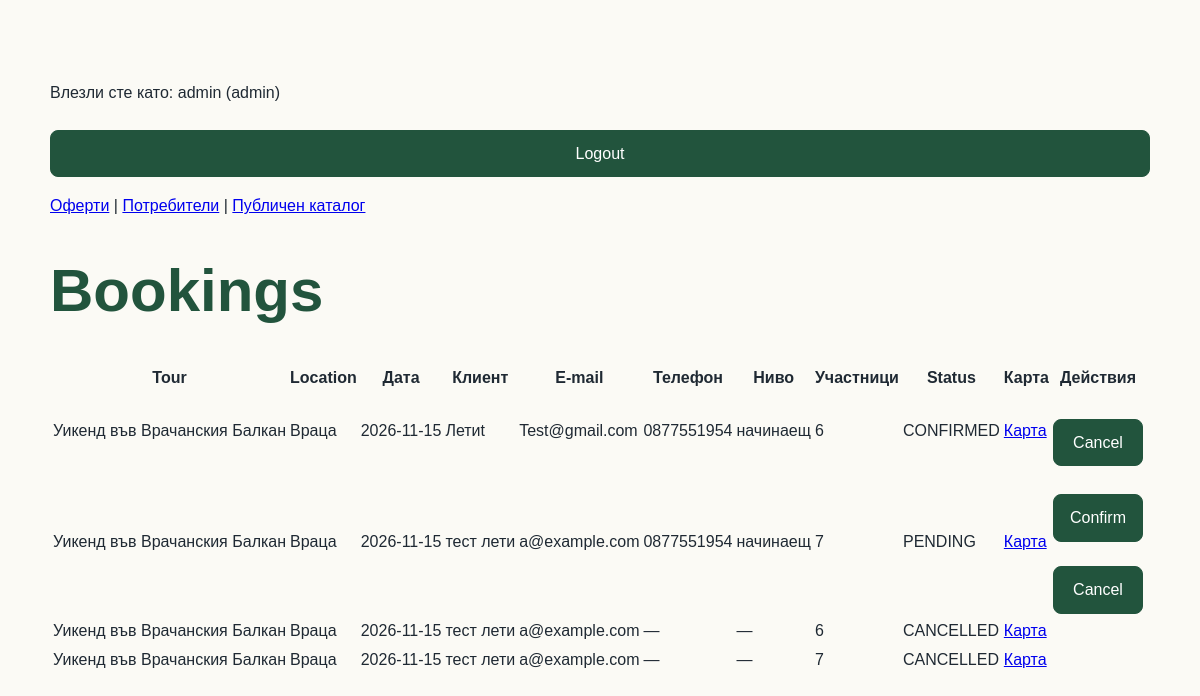
Screenshot of /admin/bookings (signed in) with the database file from the repository.
### tables this page shows
CREATE TABLE bookings (
                id INTEGER PRIMARY KEY AUTOINCREMENT,
                departure_id INTEGER NOT NULL,
                customer_name TEXT NOT NULL,
                email TEXT NOT NULL,
                participants INTEGER NOT NULL CHECK(participants > 0),
                status TEXT NOT NULL DEFAULT 'PENDING'
                    CHECK(status IN ('PENDING', 'CONFIRMED', 'CANCELLED')),
                created_at TEXT NOT NULL DEFAULT CURRENT_TIMESTAMP, phone TEXT, level TEXT, public_user_id INTEGER,
                FOREIGN KEY (departure_id)
                    REFERENCES tour_departures(id)
            );

CREATE TABLE tours (
                id INTEGER PRIMARY KEY AUTOINCREMENT,
                code TEXT NOT NULL UNIQUE,
                name TEXT NOT NULL,
                price REAL NOT NULL CHECK(price >= 0),
                is_active INTEGER NOT NULL DEFAULT 1
                    CHECK(is_active IN (0, 1))
            , location TEXT, description TEXT, capacity INTEGER, latitude REAL, longitude REAL, map_query TEXT, image_url TEXT, operator_id INTEGER);

CREATE TABLE tour_departures (
                id INTEGER PRIMARY KEY AUTOINCREMENT,
                tour_id INTEGER NOT NULL,
                departure_date TEXT NOT NULL,
                capacity INTEGER NOT NULL CHECK(capacity > 0),
                is_active INTEGER NOT NULL DEFAULT 1
                    CHECK(is_active IN (0, 1)),
                FOREIGN KEY (tour_id) REFERENCES tours(id)
            );

### app.py (the view)
@app.route("/admin/bookings")
@role_required("admin", "operator")
def booking_list():
    query = """
        SELECT
            b.id,
            b.customer_name,
            b.email,
            b.phone,
            b.level,
            b.participants,
            b.status,
            d.departure_date,
            d.capacity,
            t.name AS tour_name,
            t.location,
            t.latitude,
            t.longitude,
            t.map_query,
            t.operator_id
        FROM bookings AS b
        JOIN tour_departures AS d
          ON d.id = b.departure_id
        JOIN tours AS t
          ON t.id = d.tour_id
    """
    params = ()
    if session["role"] == "operator":
        query += " WHERE t.operator_id = ?"
        params = (session["user_id"],)
    query += " ORDER BY b.id DESC"
    with get_connection() as connection:
        rows = connection.execute(query, params).fetchall()
    return render_template(
        "admin_bookings.html",
        bookings=rows
    )

### app.py (called while the page is built)
def get_connection():
    connection = sqlite3.connect(DB_PATH)
    connection.row_factory = sqlite3.Row
    connection.execute("PRAGMA foreign_keys = ON")
    return connection

def role_required(*allowed_roles):
    def decorator(view):
        @wraps(view)
        def wrapped_view(*args, **kwargs):
            if "user_id" not in session:
                return redirect(url_for("login"))
            if session.get("role") not in allowed_roles:
                abort(403)
            return view(*args, **kwargs)
        return wrapped_view
    return decorator

def get_csrf_token():
    token = session.get("csrf_token")
    if token is None:
        token = secrets.token_hex(32)
        session["csrf_token"] = token
    return token

@app.context_processor
def inject_csrf_token():
    return {
        "csrf_token": get_csrf_token
    }

### templates/admin_bookings.html (shortened to what this page needs)
<!DOCTYPE html>
<html lang="bg">
<head>
    <link rel="stylesheet"
          href="{{ url_for('static', filename='styles.css') }}">
</head>
<body>
<main class="section container">
    <p>
      Влезли сте като:
      {{ session["username"] }}
      ({{ session["role"] }})
    </p>
    <form method="post" action="{{ url_for('logout') }}">
      <button type="submit">Logout</button>
    </form>
    <p>
      <a href="{{ url_for('admin_tours') }}">Оферти</a>
      {% if session.get("role") == "admin" %}
        | <a href="{{ url_for('admin_users') }}">Потребители</a>
      {% endif %}
      | <a href="{{ url_for('home') }}">Публичен каталог</a>
    </p>
    <h1>Bookings</h1>
    <table>
        <thead>
            <tr>
                <th>Tour</th>
                <th>Location</th>
                <th>Дата</th>
                <th>Клиент</th>
                <th>E-mail</th>
                <th>Телефон</th>
                <th>Ниво</th>
                <th>Участници</th>
                <th>Status</th>
                <th>Карта</th>
                <th>Действия</th>
            </tr>
        </thead>
        <tbody>
        {% for booking in bookings %}
            <tr>
                <td>{{ booking["tour_name"] }}</td>
                <td>{{ booking["location"] }}</td>
                <td>{{ booking["departure_date"] }}</td>
                <td>{{ booking["customer_name"] }}</td>
                <td>{{ booking["email"] }}</td>
                <td>{{ booking["phone"] or "—" }}</td>
                <td>{{ booking["level"] or "—" }}</td>
                <td>{{ booking["participants"] }}</td>
                <td>{{ booking["status"] }}</td>
                <td>
                    {% if booking["map_query"] %}
                    <a
                      href="https://www.google.com/maps/search/?api=1&query={{ booking['map_query']|urlencode }}"
                      target="_blank"
                      rel="noopener">
                      Карта
                    </a>
                    {% endif %}
                </td>
                <td>
                    {% if booking["status"] == "PENDING" %}
                    <form method="post"
                          action="{{ url_for('booking_confirm', booking_id=booking['id']) }}">
                      <button type="submit">Confirm</button>
                    </form>
                    {% endif %}
                    {% if booking["status"] != "CANCELLED" %}
                    <form method="post"
                          action="{{ url_for('booking_cancel', booking_id=booking['id']) }}">
                      <button type="submit">Cancel</button>
                    </form>
                    {% endif %}
                </td>
            </tr>
        {% else %}
            <tr>
                <td colspan="11">Все още няма bookings.</td>
            </tr>
        {% endfor %}
        </tbody>
    </table>
</main>
</body>
</html>

### static/styles.css (style rules this page uses)
:root { --green: #22543d; --green-2: #2f855a; --paper: #fbfaf5; --soft: #eef6ef; --ink: #1f2933; --border: #d9e4dc; }
* { box-sizing: border-box; }
body { margin: 0; font-family: Arial, sans-serif; color: var(--ink); background: var(--paper); line-height: 1.6; }
.container { width: min(1100px, 92%); margin: 0 auto; }
h1 { color: var(--green); font-size: clamp(2.2rem, 5vw, 4.4rem); line-height: 1.05; }
.section { padding: 64px 0; }
form { display: grid; gap: 16px; margin-top: 24px; }
button { font: inherit; padding: 10px 16px; border: 1px solid var(--green); border-radius: 8px; background: var(--green); color: white; cursor: pointer; }

### rows the page displays
bookings: tour_name "Уикенд във Врачанския Балкан", location "Враца", departure_date "2026-11-15", customer_name "Летиt", email "Test@gmail.com", phone "0877551954", level "начинаещ", participants "6", status "CONFIRMED"
bookings: tour_name "Уикенд във Врачанския Балкан", location "Враца", departure_date "2026-11-15", customer_name "тест лети", email "a@example.com", phone "0877551954", level "начинаещ", participants "7", status "PENDING"
bookings: tour_name "Уикенд във Врачанския Балкан", location "Враца", departure_date "2026-11-15", customer_name "тест лети", email "a@example.com", booking "—", participants "6", status "CANCELLED"
bookings: tour_name "Уикенд във Врачанския Балкан", location "Враца", departure_date "2026-11-15", customer_name "тест лети", email "a@example.com", booking "—", participants "7", status "CANCELLED"

### other values shown
{{ session["username"] }} "admin"
{{ session["role"] }} "admin"
